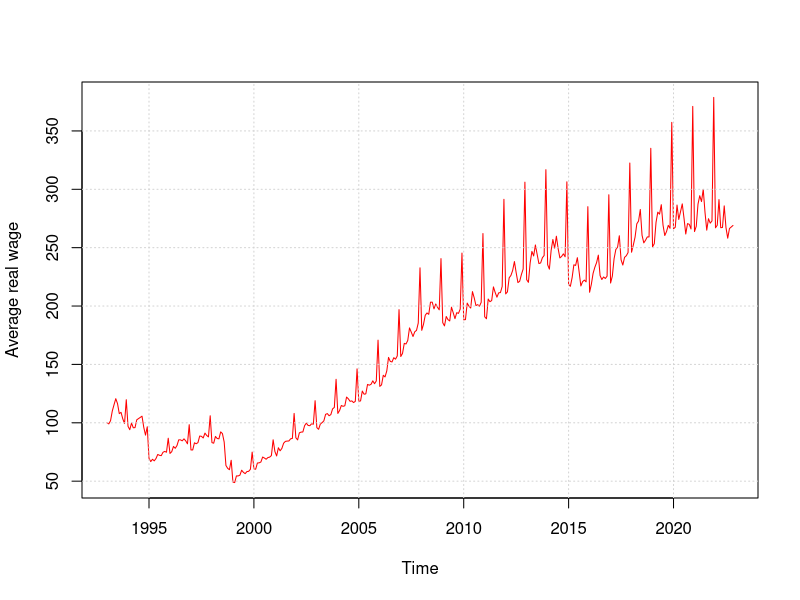
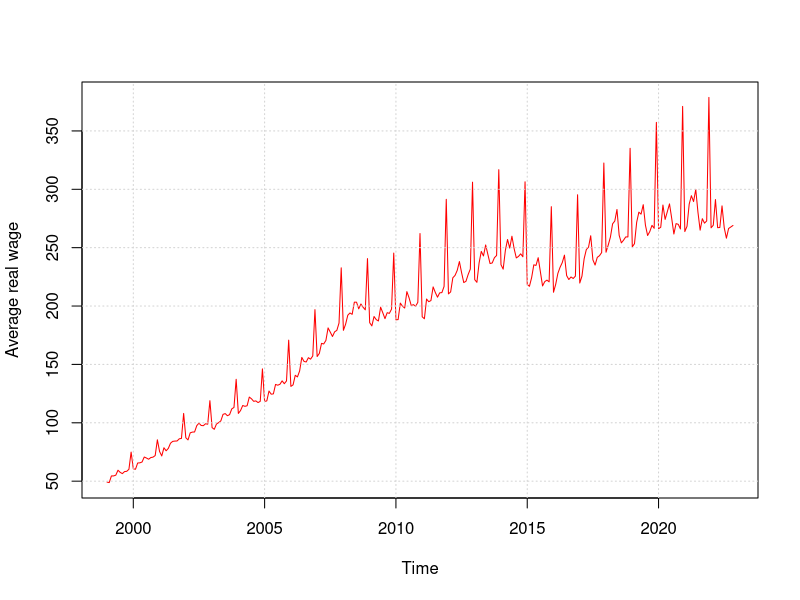
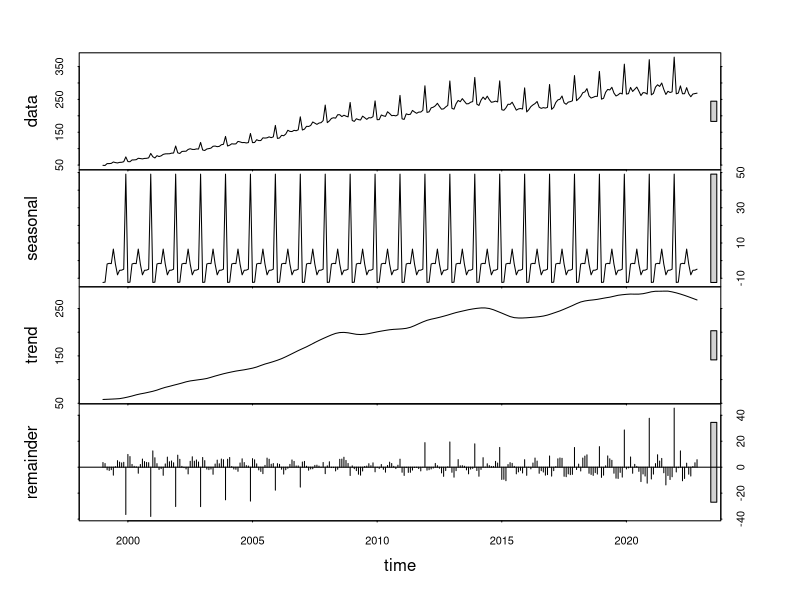
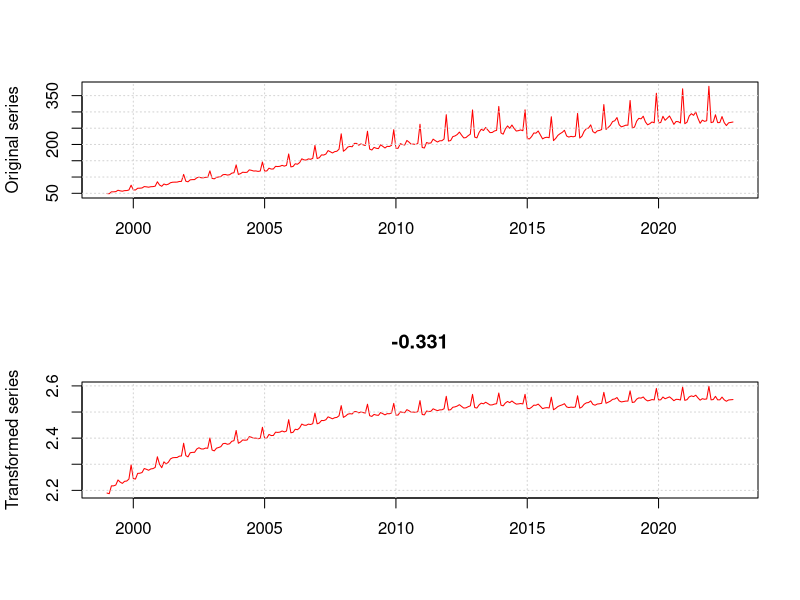
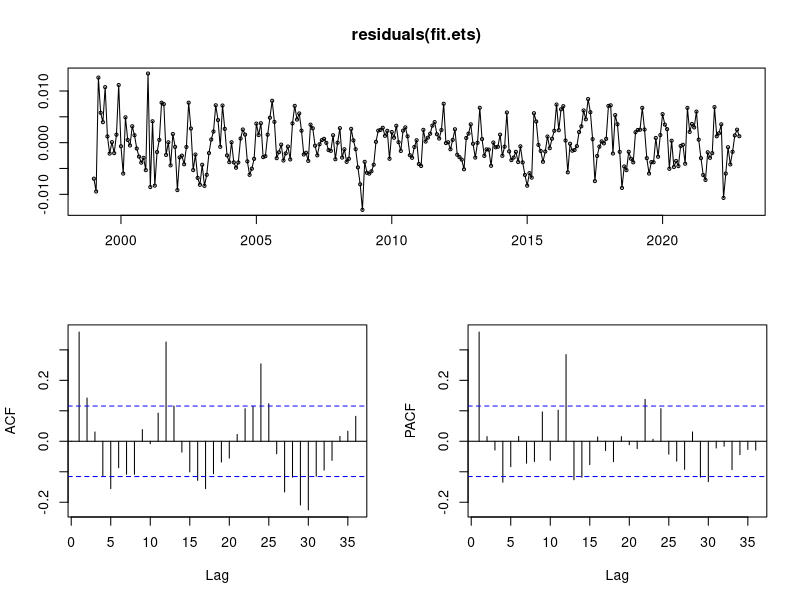
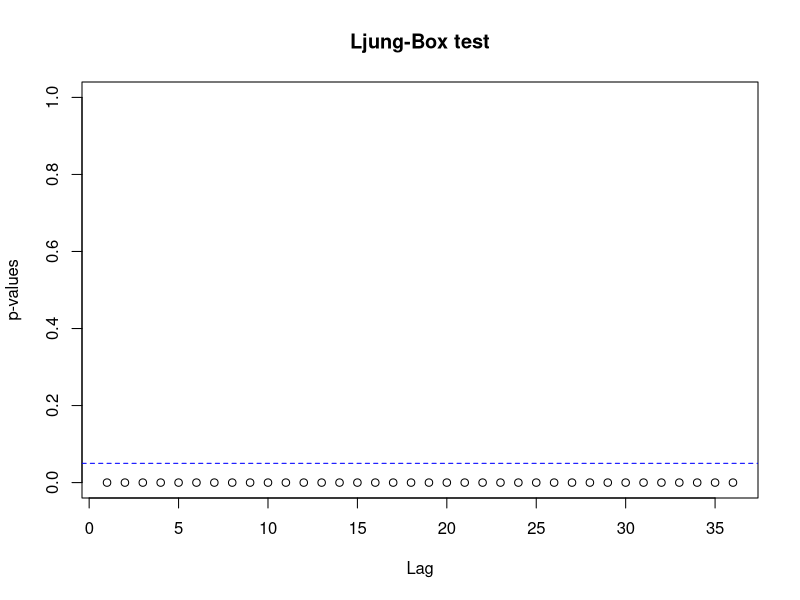
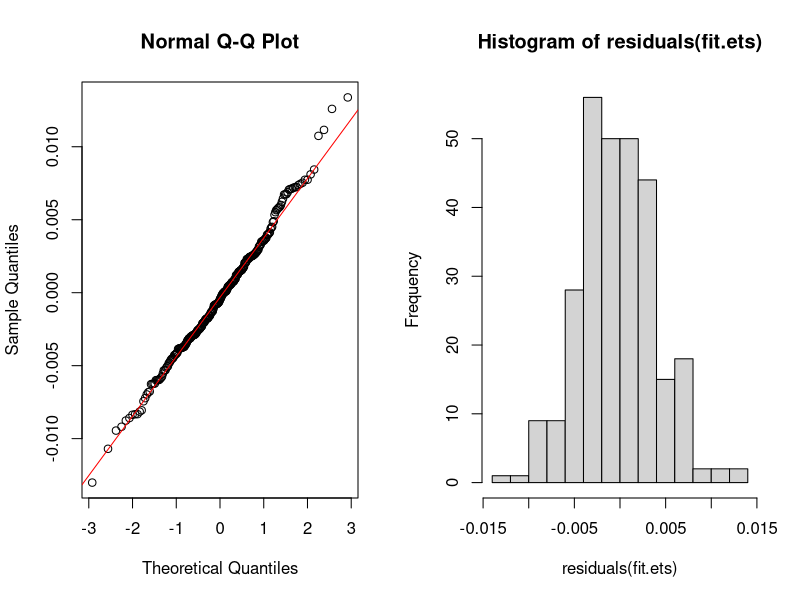
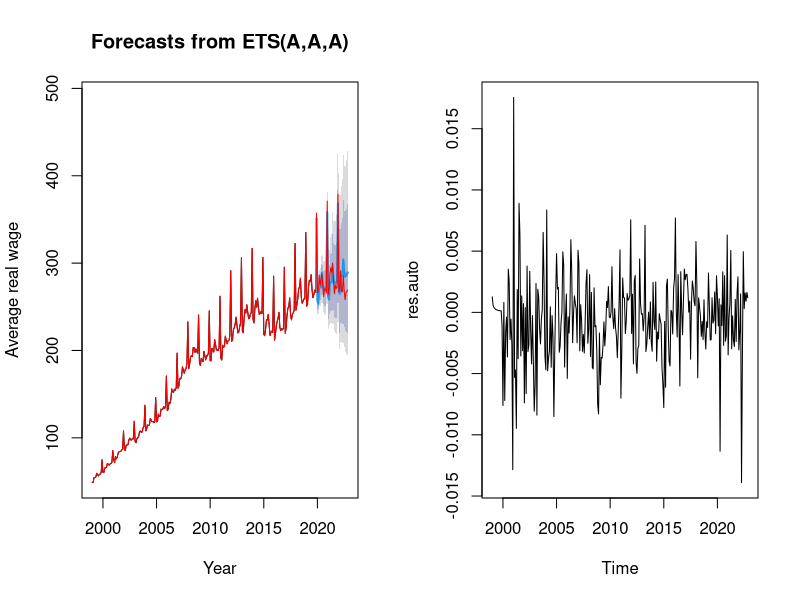

Recreate these plots in R, in order.
## ---- chunk 1
library(forecast)
library(tseries)
library(lmtest)
library(Hmisc)
library(lubridate)

data <- read.csv("monthly-wage.csv", sep=",", stringsAsFactors=F)
names(data)[1] <- "Date"
names(data)[2] <- "Value"
xname <- "Average real wage"

data$Value <- as.numeric(data$Value)
data$Date <- as.Date(as.yearmon(data$Date, format="%Y-%m"))
tSeries <- ts(data = data$Value, start = as.numeric(c(format(data$Date[1], "%Y"), format(data$Date[1], "%m"))), freq = 12)

plot(tSeries, type="l", ylab=xname, col="red")
grid()
## ---- chunk 2
tSeries <- window(tSeries, start=c(1999,1))

plot(tSeries, type="l", ylab=xname, col="red")
grid()

D <- 36
trainSeries <- window(tSeries, end  =c(year(data$Date[length(data$Date)-D]),  month(data$Date[length(data$Date)-D])))
testSeries  <- window(tSeries, start=c(year(data$Date[length(data$Date)-D+1]),month(data$Date[length(data$Date)-D+1])))
## ---- chunk 3
plot(stl(tSeries, s.window="periodic"))
## ---- chunk 4
par(mfrow=c(2,1))
plot(tSeries, ylab="Original series", xlab="", col="red")
grid()

LambdaOpt <- BoxCox.lambda(tSeries)
plot(BoxCox(tSeries, LambdaOpt), ylab="Transformed series", xlab="", col="red")
title(main=toString(round(LambdaOpt, 3)))
grid()
## ---- chunk 5
fit.ets <- ets(tSeries, lambda=LambdaOpt, biasadj = T)
print(fit.ets)
## ---- chunk 6
tsdisplay(residuals(fit.ets))
## ---- chunk 7
p <- rep(0, 1, frequency(tSeries)*3)
for (i in 1:length(p)){
  p[i] <- Box.test(residuals(fit.ets), lag=i, type = "Ljung-Box")$p.value
}
plot(p, xlab="Lag", ylab="p-values", ylim=c(0,1), main="Ljung-Box test")
abline(h = 0.05, lty = 2, col = "blue")
## ---- chunk 8
par(mfrow=c(1,2))
qqnorm(residuals(fit.ets))
qqline(residuals(fit.ets), col="red")
hist(residuals(fit.ets))
## ---- chunk 9
fitShort <- ets(trainSeries, model="AAA", damped=F, lambda=LambdaOpt, biasadj = T)
fc       <- forecast(fitShort, h=D)
accuracy(fc, testSeries)
## ---- chunk 10
plot(forecast(fitShort, h=D), ylab=xname, xlab="Year")
lines(tSeries, col="red")
## ---- chunk 11
fit.auto <- auto.arima(tSeries, lambda=LambdaOpt, biasadj=T)
fit.auto
## ---- chunk 12
res.auto <- residuals(fit.auto)
plot(res.auto)
## ---- chunk 13
res.auto <- res.auto[-c(1:12)]
tsdisplay(res.auto)
## ---- chunk 14
p <- rep(0, 1, frequency(tSeries)*3)
for (i in 1:length(p)){
  p[i] <- Box.test(res.auto, lag=i, type = "Ljung-Box")$p.value
}
plot(p, xlab="Lag", ylab="p-values", ylim=c(0,1), main="Ljung-Box test")
abline(h = 0.05, lty = 2, col = "blue")
## ---- chunk 15
par(mfrow=c(1,2))
qqnorm(res.auto)
qqline(res.auto, col="red")
hist(res.auto)
## ---- chunk 16
fitShort <- Arima(trainSeries, order=c(2,1,1), seasonal=c(2,1,1), lambda=LambdaOpt, biasadj = T)
fc       <- forecast(fitShort, h=D)
accuracy(fc, testSeries)
## ---- chunk 17
plot(forecast(fitShort, h=D), ylab=xname, xlab="Time")
lines(tSeries, col="red")
## ---- chunk 18
plot(diff(BoxCox(tSeries, LambdaOpt), 12), type="l", col="red")
grid()
## ---- chunk 19
plot(diff(diff(BoxCox(tSeries, LambdaOpt), 12), 1), type="l", col="red")
grid()
## ---- chunk 20
par(mfrow=c(1,2))
acf(diff(diff(BoxCox(tSeries, LambdaOpt), 12), 1), lag.max=5*12, main="")
pacf(diff(diff(BoxCox(tSeries, LambdaOpt), 12), 1), lag.max=5*12, main="")
## ---- chunk 21
fit <- auto.arima(tSeries, d=1, D=1, max.p=10, max.q=11, max.P = 4, max.Q = 4, 
                  start.p=2, start.q=1, start.P=2, start.Q=1, 
                  lambda=LambdaOpt, biasadj=T)
fit
## ---- chunk 22
res <- residuals(fit)
plot(res)
## ---- chunk 23
res <- res[-c(1:12)]
tsdisplay(res)
## ---- chunk 24
p <- rep(0, 1, frequency(tSeries)*3)
for (i in 1:length(p)){
  p[i] <- Box.test(res, lag=i, type = "Ljung-Box")$p.value
}
plot(p, xlab="Lag", ylab="p-values", ylim=c(0,1), main="Ljung-Box test")
abline(h = 0.05, lty = 2, col = "blue")
## ---- chunk 25
par(mfrow=c(1,2))
qqnorm(res)
qqline(res, col="red")
hist(res)
## ---- chunk 26
fitShort <- Arima(trainSeries, order=c(3,1,0), seasonal=c(3,1,1), lambda=LambdaOpt, biasadj = T)
fc       <- forecast(fitShort, h=D)
accuracy(fc, testSeries)
## ---- chunk 27
plot(forecast(fitShort, h=D), ylab=xname, xlab="Year")
lines(tSeries, col="red")
## ---- chunk 28
res      <- residuals(fit, type = "response")[-c(1:12)]
res.auto <- residuals(fit.auto, type = "response")[-c(1:12)]

plot(res, res.auto, xlim=c(min(res, res.auto), max(res, res.auto)), ylim=c(min(res, res.auto), max(res, res.auto)), 
     xlab = "Residuals of manually found model", ylab="Residuals of auto.arima model")
grid()
lines(c(min(res, res.auto), max(res, res.auto))*2, c(min(res, res.auto), max(res, res.auto))*2, col="red")
## ---- chunk 29
dm.test(res, res.auto)
## ---- chunk 30
res.ets <- residuals(fit.ets, type = "response")[-c(1:12)]

plot(res, res.ets, 
     xlab="Residuals, best ARIMA",
     ylab="Residuals, best ETS",
     xlim=c(min(c(res, res.ets), na.rm=T), max(c(res, res.ets), na.rm=T)),
     ylim=c(min(c(res, res.ets), na.rm=T), max(c(res, res.ets), na.rm=T)))
 lines(c(min(c(res, res.ets), na.rm=T), max(c(res, res.ets), na.rm=T)), c(min(c(res, res.ets), na.rm=T), max(c(res, res.ets), na.rm=T)), col="red")
## ---- chunk 31
dm.test(res, res.ets)
dm.test(res, res.ets, alternative = "less")
## ---- chunk 32
fl <- forecast(fit, h=D, bootstrap=T)
print(fl)
## ---- chunk 33
plot(fl, ylab=xname, xlab="Year", col="red")
